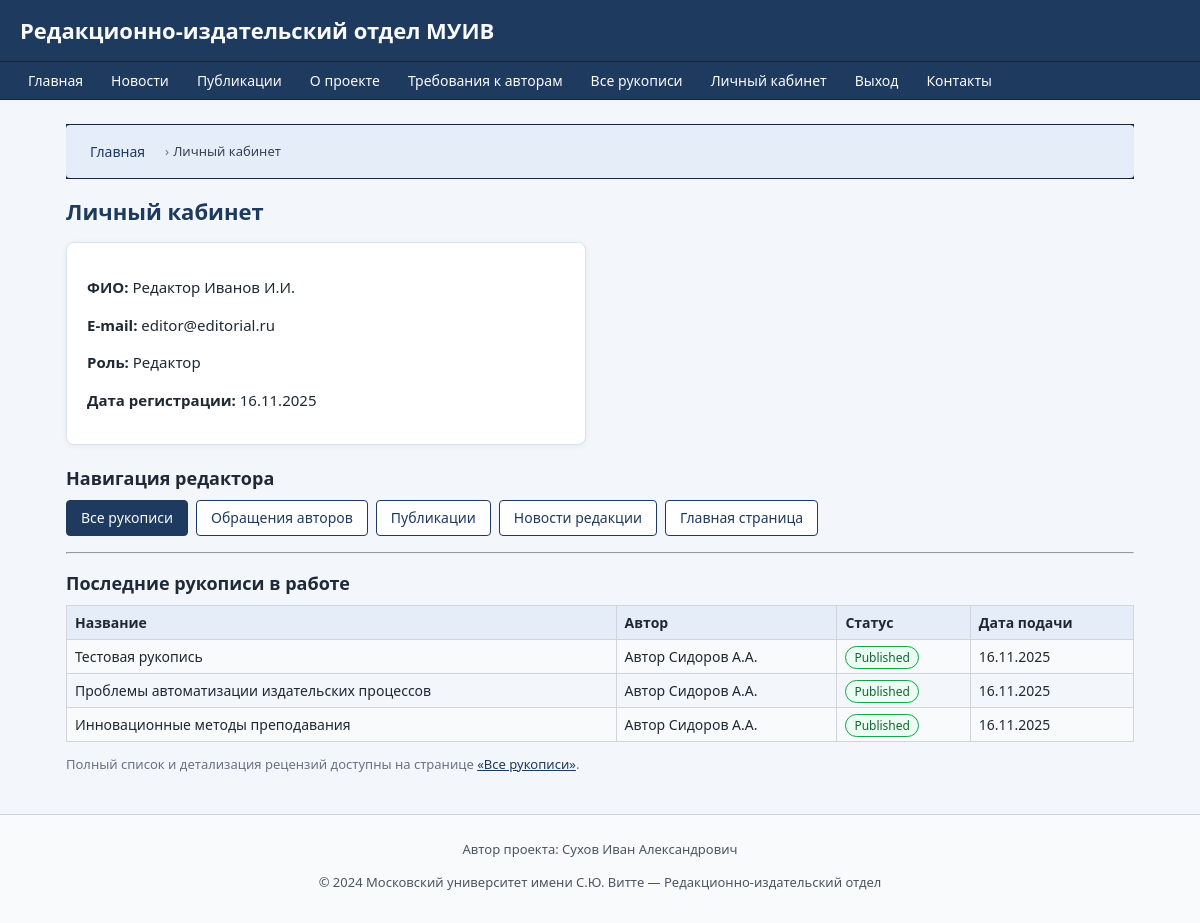
Screenshot of /lk (signed in) with the database file from the repository.
### models.py (models this page shows)
class User(db.Model):
    __tablename__ = 'users'
    id = db.Column(db.Integer, primary_key=True)
    full_name = db.Column(db.String(128), nullable=False)
    email = db.Column(db.String(128), unique=True, nullable=False)
    password_hash = db.Column(db.String(128), nullable=False)
    role = db.Column(db.String(32), nullable=False)  # author, staff, reviewer, admin
    registered_at = db.Column(db.DateTime, default=datetime.utcnow)
    is_blocked = db.Column(db.Boolean, default=False)
    manuscripts = db.relationship('Manuscript', backref='author', lazy=True)
    reviews_made = db.relationship('Review', foreign_keys='Review.reviewer_id',
                                   backref='reviewer_user', lazy=True)
    messages_sent = db.relationship('Message', backref='sender', lazy=True)
    history_entries = db.relationship('ManuscriptHistory',
                                      backref='actor',
                                      lazy=True,
                                      foreign_keys='ManuscriptHistory.actor_id')

class Manuscript(db.Model):
    __tablename__ = 'manuscripts'
    id = db.Column(db.Integer, primary_key=True)
    title = db.Column(db.String(256), nullable=False)
    description = db.Column(db.Text)
    file_path = db.Column(db.String(256), nullable=False)
    status = db.Column(db.String(32), nullable=False, default='submitted')
    created_at = db.Column(db.DateTime, default=datetime.utcnow)
    updated_at = db.Column(db.DateTime, default=datetime.utcnow, onupdate=datetime.utcnow)
    author_id = db.Column(db.Integer, db.ForeignKey('users.id'), nullable=False)
    publication_id = db.Column(db.Integer, db.ForeignKey('publications.id'), nullable=True)
    reviews = db.relationship('Review', backref='manuscript', lazy=True)
    history = db.relationship('ManuscriptHistory',
                              backref='manuscript',
                              lazy=True,
                              order_by='ManuscriptHistory.created_at')

### routes.py (the view, shortened to what this page needs)
@routes.route('/lk')
@login_required()
def lk():
    user = current_user()
    author_manuscripts = []
    reviewer_reviews = []
    staff_manuscripts = []
    admin_stats = {}
    if user.role == 'author':
        author_manuscripts = Manuscript.query.filter_by(author_id=user.id).order_by(Manuscript.created_at.desc()).all()
    elif user.role == 'reviewer':
        reviewer_reviews = Review.query.filter_by(reviewer_id=user.id).order_by(Review.created_at.desc()).all()
    elif user.role == 'staff':
        staff_manuscripts = Manuscript.query.order_by(Manuscript.created_at.desc()).limit(20).all()
    return render_template(
        'auth/profile.html',  # здесь будет универсальный ЛК
        user=user,
        author_manuscripts=author_manuscripts,
        reviewer_reviews=reviewer_reviews,
        staff_manuscripts=staff_manuscripts,
        admin_stats=admin_stats,
        breadcrumbs=[
            ("Главная", url_for('routes.index')),
            ("Личный кабинет", None)
        ]
    )

### routes.py (called while the page is built)
def current_user():
    uid = session.get('user_id')
    if uid:
        return User.query.get(uid)
    return None

def login_required(role=None):
    def wrapper(f):
        from functools import wraps
        @wraps(f)
        def decorated_function(*args, **kwargs):
            user = current_user()
            if not user:
                flash("Для доступа требуется вход.", "warning")
                return redirect(url_for('routes.login'))
            if role and user.role != role:
                flash("Недостаточно прав.", "danger")
                return redirect(url_for('routes.index'))
            return f(*args, **kwargs)
        return decorated_function
    return wrapper

### templates/auth/profile.html (shortened to what this page needs)
{% extends "base.html" %}
{% block content %}
<h2>Личный кабинет</h2>
<div class="card" style="max-width: 520px; margin-bottom: 20px;">
    <p><b>ФИО:</b> {{ user.full_name }}</p>
    <p><b>E-mail:</b> {{ user.email }}</p>
    <p><b>Роль:</b>
        {% if user.role == 'author' %}
            Автор
        {% elif user.role == 'staff' %}
            Редактор
        {% elif user.role == 'reviewer' %}
            Рецензент
        {% elif user.role == 'admin' %}
            Администратор
        {% else %}
            {{ user.role }}
        {% endif %}
    </p>
    <p><b>Дата регистрации:</b> {{ user.registered_at.strftime('%d.%m.%Y') if user.registered_at else '' }}</p>
</div>
{% if user.role == 'staff' %}
    <h3>Навигация редактора</h3>
    <div class="lk-actions-grid">
        <a class="btn btn-primary" href="{{ url_for('routes.manuscript_list') }}">Все рукописи</a>
        <a class="btn btn-outline" href="{{ url_for('routes.contact') }}">Обращения авторов</a>
        <a class="btn btn-outline" href="{{ url_for('routes.publications') }}">Публикации</a>
        <a class="btn btn-outline" href="{{ url_for('routes.news') }}">Новости редакции</a>
        <a class="btn btn-outline" href="{{ url_for('routes.index') }}">Главная страница</a>
    </div>
    <hr>
    <h3>Последние рукописи в работе</h3>
    {% if staff_manuscripts %}
        <table class="table-striped">
            <tr>
                <th>Название</th>
                <th>Автор</th>
                <th>Статус</th>
                <th>Дата подачи</th>
            </tr>
            {% for m in staff_manuscripts %}
            <tr>
                <td>{{ m.title }}</td>
                <td>{{ m.author.full_name if m.author else "-" }}</td>
                <td>
                    <span class="manuscript-status status-{{ m.status }}">
                        {{ m.status|replace('_', ' ')|capitalize }}
                    </span>
                </td>
                <td>{{ m.created_at.strftime('%d.%m.%Y') if m.created_at else '' }}</td>
            </tr>
            {% endfor %}
        </table>
        <p class="hint">
            Полный список и детализация рецензий доступны на странице
            <a href="{{ url_for('routes.manuscript_list') }}">«Все рукописи»</a>.
        </p>
    {% else %}
        <p>Рукописи для обработки пока не найдены.</p>
    {% endif %}
{% endif %}
{% endblock %}

### static/css/main.css (style rules this page uses)
* { box-sizing: border-box; }
html, body { margin: 0; padding: 0; }
body { font-family: system-ui, -apple-system, BlinkMacSystemFont, "Segoe UI", sans-serif; font-size: 15px; line-height: 1.5; background: #f3f6fb; color: #1f2933; }
.card { background: #ffffff; border: 1px solid #d7e2f2; border-radius: 8px; padding: 18px 20px; box-shadow: 0 1px 6px rgba(15, 23, 42, 0.06); margin-bottom: 18px; }
.btn { display: inline-block; padding: 7px 14px; font-size: 14px; line-height: 1.4; border-radius: 4px; border: 1px solid transparent; cursor: pointer; text-decoration: none; text-align: center; white-space: nowrap; transition: background 0.15s ease, color 0.15s ease, border-color 0.15s ease, transform 0.08s ease; }
.btn-primary { background: #1e3a5f; color: #f9fafb; border-color: #1e3a5f; }
.btn-outline { background: #ffffff; color: #1e3a5f; border-color: #1e3a5f; }
table { border-collapse: collapse; width: 100%; }
.table-striped th, .table-striped td { border: 1px solid #d1d5db; padding: 6px 8px; font-size: 14px; }
.table-striped th { background: #e5edf8; text-align: left; }
.table-striped tr:nth-child(even) td { background: #f9fafb; }
.manuscript-status { padding: 2px 8px; border-radius: 999px; font-size: 12px; border: 1px solid #d1d5db; background: #f3f4f6; white-space: nowrap; }
.status-accepted, .status-published { border-color: #16a34a; background: #ecfdf3; color: #166534; }
.lk-actions-grid { display: flex; flex-wrap: wrap; gap: 8px; margin-bottom: 16px; }

### static/css/custom.css (style rules this page uses)
h2 { margin-top: 0; margin-bottom: 14px; font-size: 22px; color: #1e3a5f; }
h3 { margin-top: 16px; margin-bottom: 8px; font-size: 18px; color: #1f2937; }
.hint { font-size: 13px; color: #6b7280; }
a { color: #1e3a5f; }

### rows the page displays
User: full_name "Редактор Иванов И.И.", email "editor@editorial.ru", registered_at "16.11.2025"
Manuscript: title "Тестовая рукопись", author "Автор Сидоров А.А.", status "Published", created_at "16.11.2025"
Manuscript: title "Проблемы автоматизации издательских процессов", author "Автор Сидоров А.А.", status "Published", created_at "16.11.2025"
Manuscript: title "Инновационные методы преподавания", author "Автор Сидоров А.А.", status "Published", created_at "16.11.2025"

### other values shown
{{ title }} "Главная"
{{ title }} "Личный кабинет"
